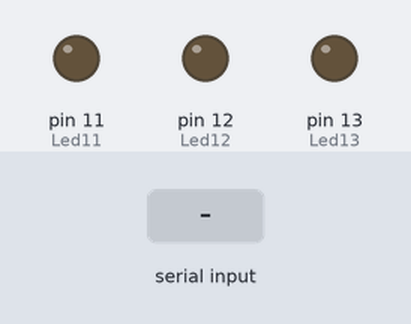
Bench run of a sketch on a simulated Arduino Uno, built with avr-gcc and run on an emulated ATmega328P. Shown: output pins drawn as LEDs (lit = HIGH). The test bench sets the inputs (shaded band).

Above: at 1.2 s.
1.3 s: "A" received over Serial
At 1.6 s:
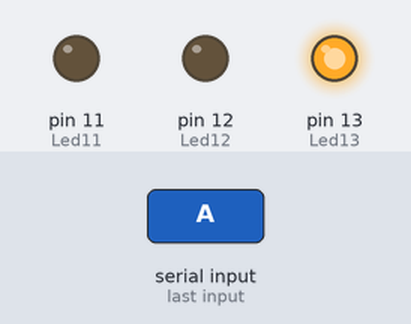
2.8 s: "B" received over Serial
At 3.4 s:
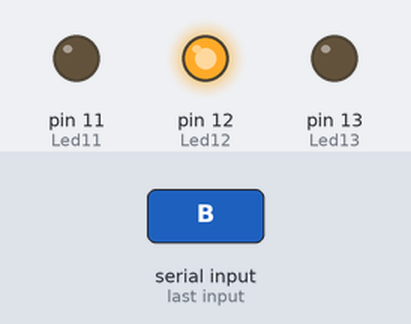
4.3 s: "C" received over Serial
At 5.2 s:
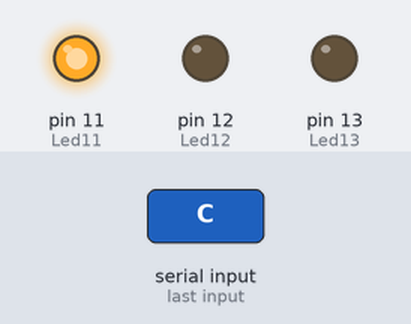
5.9 s: "A" received over Serial
At 6.4 s:
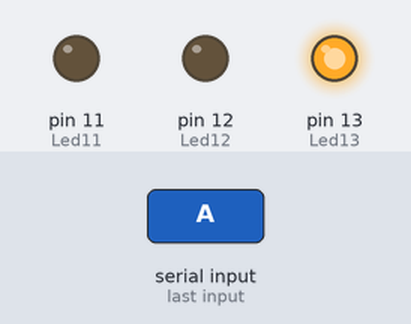
7.5 s: "F" received over Serial
At 8.8 s:
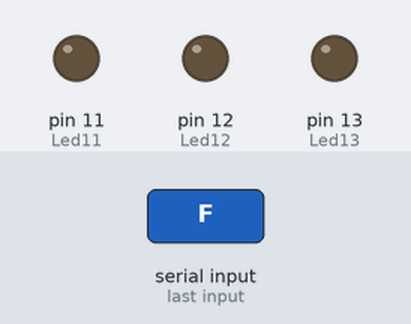
Timing chart, 0 to 10.0 s (numbered marks = the images above; inputs shaded):
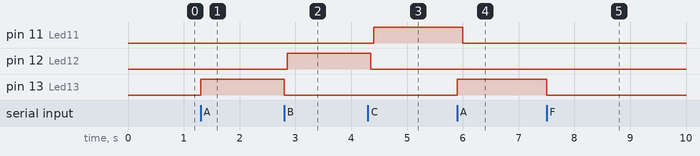

Measured:
- after the input at 1.3 s, pin 13 (Led13): LOW → HIGH at once
- after the input at 2.8 s, pin 12 (Led12): LOW → HIGH after 0.05 s; pin 13 (Led13): HIGH → LOW at once
- after the input at 4.3 s, pin 11 (Led11): LOW → HIGH after 0.10 s; pin 12 (Led12): HIGH → LOW after 0.05 s
- after the input at 5.9 s, pin 11 (Led11): HIGH → LOW after 0.10 s; pin 13 (Led13): LOW → HIGH at once
- after the input at 7.5 s, pin 13 (Led13): HIGH → LOW at once

The sketch:

UNITY_SerialArduino_PuenteH.ino
```cpp
const int Led13=13;
const int Led12=12;
const int Led11=11;

int data;

void setup() {
  Serial.begin(9600);
  pinMode(Led13, OUTPUT);
  pinMode(Led12, OUTPUT);
  pinMode(Led11, OUTPUT);
}

void loop() {
  if(Serial.available()){
    data=Serial.read();

    if(data=='A'){
      digitalWrite(Led13, HIGH);
    }
    else{
      digitalWrite(Led13,LOW);
    }
    delay(50);

    if(data=='B'){
      digitalWrite(Led12, HIGH);
    }
    else{
      digitalWrite(Led12,LOW);
    }
    delay(50);


    if(data=='C'){
      digitalWrite(Led11, HIGH);
    }
    else{
      digitalWrite(Led11,LOW);
    }
    delay(50);

    if(data=='F'){
      digitalWrite(Led13,LOW);
      digitalWrite(Led12,LOW);
      digitalWrite(Led11,LOW);
    }
    delay(50);

  }

}
```
